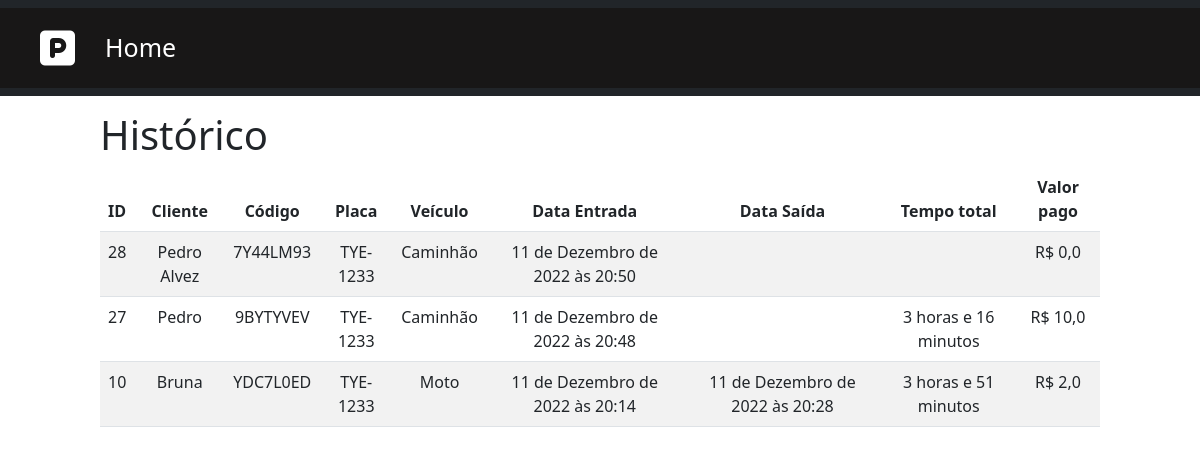
Page /parking/TYE-1233 on the committed database.
### core/models.py (models this page shows, shortened)
class Parking(models.Model):
    TYPEVEHICLE = (
        ('Carro', "Carro"),
        ('Moto', 'Moto'),
        ('Caminhão', 'Caminhão'),
    )
    id = models.AutoField(primary_key=True, auto_created=True)
    client = models.CharField(max_length=255, verbose_name="Cliente")
    code = models.CharField(max_length=8, editable=False,
                            verbose_name="Código")
    plate = models.CharField(max_length=8, null=False,
                             verbose_name="Placa")
    value = models.FloatField(default=0, verbose_name="Valor")
    paid = models.BooleanField(default=False, verbose_name="Pago")
    left = models.BooleanField(default=False, verbose_name="Saída")
    vehicle = models.CharField(max_length=10, choices=TYPEVEHICLE,
                               verbose_name="Veículo")
    date_input = models.DateTimeField(auto_now_add=True,
                                      verbose_name="Data entrada")
    date_output = models.DateTimeField(null=True, blank=True,
                                       verbose_name="Data saída")
    @staticmethod
    def total_time(date_input: datetime):
        date_now = datetime.now()
        diff = abs(relativedelta(date_input, date_now))
        if diff.days > 0:
            total_hours = (diff.days * 24) + diff.hours
            return f'{total_hours} horas e {diff.minutes} minutos'
        return f'{diff.hours} horas e {diff.minutes} minutos'

### core/views.py (the view)
# urls.py: path("parking/<str:plate>", ParkingViewSet.historic, name="historic"),
    @staticmethod
    def historic(request, plate):
        parkings_filted = Parking.objects.filter(plate=plate).order_by(
            "-date_input")
        parkings = [{"id": p.id,
                     "code": p.code,
                     "plate": p.plate,
                     "client": p.client,
                     "vehicle": p.vehicle,
                     "paid": p.paid,
                     "value": p.value,
                     "date_input": p.date_input,
                     "date_output": p.date_output,
                     "time": p.total_time(p.date_input)}
                    for p in parkings_filted]
        return render(request, 'historic/historic.html',
                      {"parkings": parkings})

### core/templates/historic/historic.html (shortened to what this page needs)
{% extends 'base.html' %}
{% block content %}
<div class="offset-1 col-10 list-div">
    <h1>Histórico</h1>
     <table class="table table-striped table-hover">
        <thead>
        <tr class="header-table">
            <th scope="col">ID</th>
            <th scope="col">Cliente</th>
            <th scope="col">Código</th>
            <th scope="col">Placa</th>
            <th scope="col">Veículo</th>
            <th scope="col">Data Entrada</th>
            <th scope="col">Data Saída</th>
            <th scope="col">Tempo total</th>
            <th scope="col">Valor pago</th>
        </tr>
        </thead>
        <tbody>
        {% for parking in parkings %}
        <tr>
            <td>{{parking.id}}</td>
            <td>{{parking.client}}</td>
            <td>{{parking.code}}</td>
            <td>{{parking.plate}}</td>
            <td>{{parking.vehicle}}</td>
            <td>{{parking.date_input}}</td>
            {% if parking.date_output %}
                <td>{{parking.date_output}}</td>
            {% else %}
                <td></td>
            {% endif %}
            {% if parking.paid == False %}
                <td></td>
            {% endif %}
            {% if parking.paid == True %}
                <td> {{parking.time}} </td>
            {% endif %}
            <td>R$ {{parking.value}}</td>
        </tr>
        {% endfor%}
        </tbody>
    </table>
</div>
{% endblock %}

### core/static/css/styles.css (style rules this page uses)
.list-div { padding:15px 0; }
tr { text-align: center; }

### rows in the picture
Parking: client "Pedro Alvez", code "7Y44LM93", plate "TYE-1233", vehicle "Caminhão", date_input "11 de Dezembro de 2022 às 20:50", value "0,0"
Parking: client "Pedro", code "9BYTYVEV", plate "TYE-1233", vehicle "Caminhão", date_input "11 de Dezembro de 2022 às 20:48", value "10,0"
Parking: client "Bruna", code "YDC7L0ED", plate "TYE-1233", vehicle "Moto", date_input "11 de Dezembro de 2022 às 20:14", date_output "11 de Dezembro de 2022 às 20:28", value "2,0"

### other values in the picture
{{ parking.id }} "28" "27" "10"
{{ parking.time }} "3 horas e 16 minutos" "3 horas e 51 minutos"
